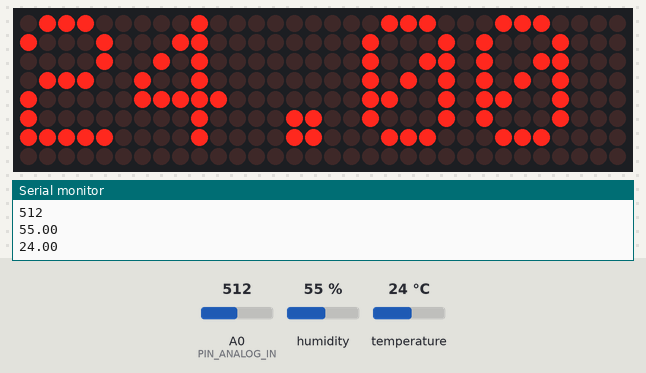
The sketch below on a simulated ESP8266 (NodeMCU). Shown: 32×8 LED matrix, the last lines printed to the serial monitor. The inputs (shaded band) are chosen by the test bench; at power-on: humidity 55 %, A0 (PIN_ANALOG_IN) = 512, temperature 24 °C.

Above: at 6.8 s.
6.9 s: humidity set to 22 %
At 12.5 s:
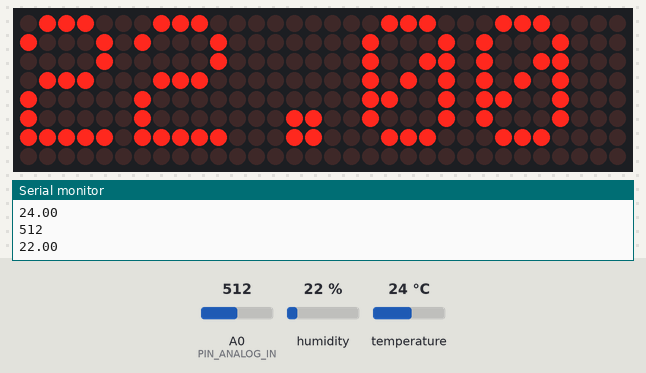
16.5 s: A0 (PIN_ANALOG_IN) set to 716
At 18.5 s:
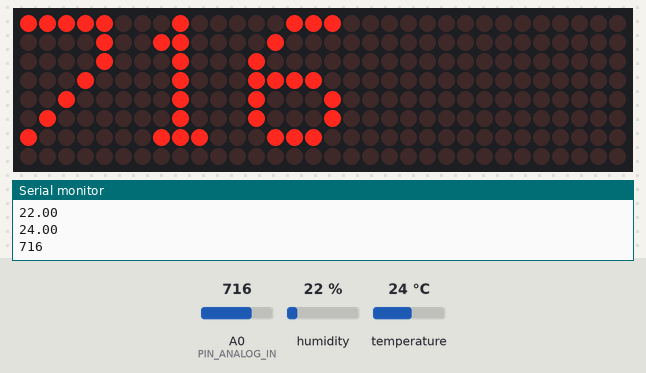
22.8 s: temperature set to 12 °C
At 24.7 s:
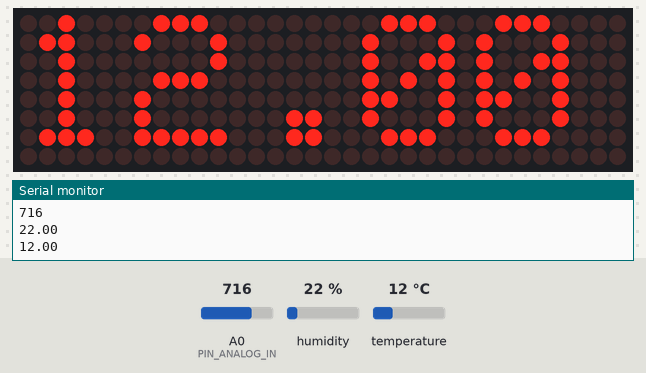
29.1 s: A0 (PIN_ANALOG_IN) set to 900
At 36.6 s:
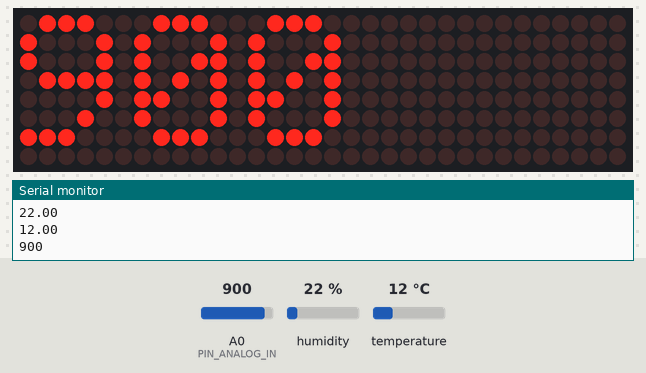
40.5 s: humidity set to 40 %
At 48.8 s:
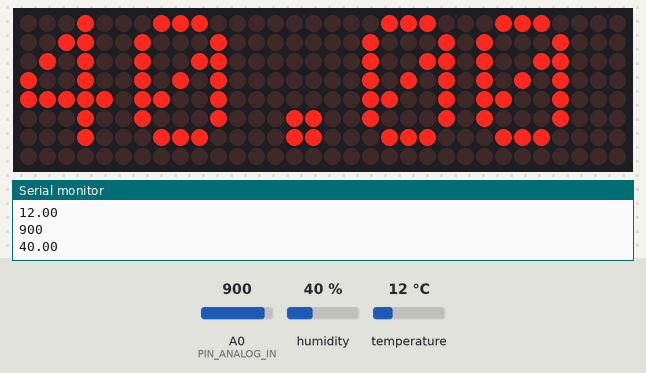
52.5 s: A0 (PIN_ANALOG_IN) set to 1023
At 54.8 s:
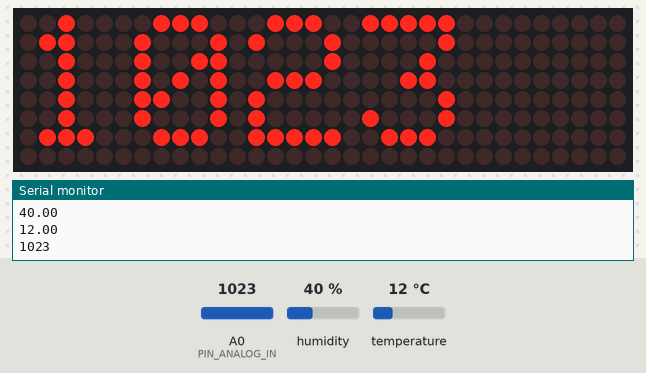
Timing chart, 0 to 56.3 s (numbered marks = the images above; inputs shaded):
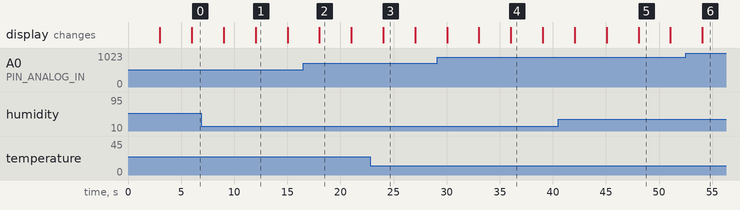

The sketch:

sketch_dbmeter.ino
```cpp
#include <SPI.h>
#include <Adafruit_GFX.h>
#include <Max72xxPanel.h>
#include <MD_MAX72xx.h>
#include <ESP8266WiFi.h>
#include "DHT.h"

int count;
String ChipIdString;
unsigned int maxPeakToPeak = 0;   // peak-to-peak level
unsigned long previousMillis = 0;
int8_t graph[32];
bool scroll = false;
uint8_t i, col, pos = 0;

// replace with your WiFi connection info
#define PIN_ANALOG_IN A0

#define DHTPIN D4

#define DHTTYPE DHT22   // DHT 22  (AM2302), AM2321
DHT dht(DHTPIN, DHTTYPE);

/////////////////////////////////////////////////////////////////////////// Display config
/*
  -->Matrix 4 modul:
  .CLK -> D5 (14)
  .CS  -> D3 (0)
  .DIN-> D7 (13)
  .GND-> GND
  .VCC-> 3.3V

  */
#define  MAX_DEVICES 4

#define  CLK_PIN   D5
#define DATA_PIN  D7
#define CS_PIN    D3

MD_MAX72XX mx = MD_MAX72XX(CS_PIN, MAX_DEVICES);                      // SPI hardware interface

#define spacer  1
unsigned int width =5 + spacer; // Espaces entre caracteres
#define pinCS  0 // Attach CS to this pin, DIN to MOSI and CLK to SCK
#define numberOfHorizontalDisplays   4 //Nombre de matrice de Led (Horizontal)
#define numberOfVerticalDisplays   1 //Nombre de matrice de Led (Vertical)

Max72xxPanel matrix = Max72xxPanel(pinCS, numberOfHorizontalDisplays, numberOfVerticalDisplays);

void setup()
{
  Serial.begin(115200);

  matrix.setIntensity(9); // Use a value between 0 and 15 for brightness
  matrix.setPosition(0, 3, 0); // The first display is at <0, 7>
  matrix.setPosition(1, 2, 0); // The second display is at <1, 0>
  matrix.setPosition(2, 1, 0); // The third display is at <2, 0>
  matrix.setPosition(3, 0, 0); // And the last display is at <3, 0>
  pinMode(A0, INPUT);
  count = 0;
  ChipIdString = String(ESP.getChipId());
  Serial.println(ChipIdString);
}
//////////////////////////////////////////////////////////////////////////////////////////
//                                   print text                           //
//  Description: Affiche une ligne de texte                  //
//////////////////////////////////////////////////////////////////////////////////////////
  void PrintLineNoScroll(String msg)
  {

    int msgLength=msg.length()+1;
    char msgArray[msgLength];
    msg.toCharArray( msgArray, msgLength);

    int maxPixelLine = width * msgLength + matrix.width() - 0 - spacer;


      matrix.fillScreen(LOW);
      //int letter = 0 / width;
      int letter = 5;
      int x = matrix.width()-2;
      int y = (matrix.height() - 8) / 2; // center the text vertically

      while ( x + width - spacer >= 0 && letter >= 0 ) {
        if ( letter < sizeof(msgArray) )
        {
          matrix.drawChar(x, y,  msgArray[letter], HIGH, LOW, 1);
        }
        letter--;
        x -= width;
      }
      //(rotation des afficheurs)
      matrix.setRotation(0, 3);
      matrix.setRotation(1, 3);
      matrix.setRotation(2, 3);
      matrix.setRotation(3, 3);
      matrix.write(); // Send bitmap to display


  }

  //////////////////////////////////////////////////////////////////////////////////////////
//                                    get Noise                                     //
//  Description: Lecture du bruit (microphone) et renvoie la valeurs max obtenue    //
//////////////////////////////////////////////////////////////////////////////////////////
unsigned int getNoise()
{
  const int sampleWindow = 500; // Sample window width in mS (50 mS = 20Hz)
  unsigned int sample;
  unsigned long startMillis = millis(); // Start of sample window
  int signalMax = 0;
  int signalMin = 1023;
  unsigned int peakToPeak=0;

  //Annalyse du gain
  while (millis() - startMillis < sampleWindow)
  {
    sample = analogRead(A0);

//    server.handleClient();                        // checks for incoming messages
//    ArduinoOTA.handle();

    // Serial.println(sample);
    if (sample < 1023 )  // toss out spurious readings
    {
      if (sample > signalMax)
      {
        signalMax = sample;  // save just the max levels
      }
      else if (sample < signalMin)
      {
        signalMin = sample;  // save just the min levels
      }
    }
  }
  peakToPeak = signalMax - signalMin;  // max - min = peak-peak amplitude
//peakToPeak = signalMax - 800;  // max - min = peak-peak amplitude
if (maxPeakToPeak < peakToPeak)
{
  maxPeakToPeak = peakToPeak;
}
maxPeakToPeak -=3;
 if (maxPeakToPeak >=7)
  {
    maxPeakToPeak = 7;
  }

 // Serial.println(String(maxPeakToPeak));
  return  maxPeakToPeak;
}
unsigned int getSimpleNoise()
{
  const int sampleWindow = 1000; // Sample window width in mS (50 mS = 20Hz)
  unsigned int sample;
  unsigned long startMillis = millis(); // Start of sample window
  int signalMax = 0;
  int signalAvg = 0;
  unsigned long count = 0;
  unsigned int peakToPeak=0;


  //Annalyse du gain
  while ((millis() - startMillis < sampleWindow))
  {
    sample = analogRead(PIN_ANALOG_IN);
 //Serial.println(String(sample));
     if (sample > signalMax)
      {
        signalMax = sample;  // save just the max levels
      }
     delayMicroseconds(125);
     count++;
  }

  //Serial.println(String(count));
  return  signalMax;
}
void loop()
{
  int value, i;
  float decibelsValueQuiet = 49.5;
  float decibelsValueModerate = 65;
  float decibelsValueLoud = 70;
  float valueDb;
    //read dht (with value filter)
  float moisture = 0, temperature = 0;

  // Check the envelope input

  value = analogRead(PIN_ANALOG_IN);
  //value =getNoise();

// graph[pos] = (log10((float)maxPeakToPeak/20.0)+1)*7;
 graph[pos] = maxPeakToPeak;

 /**
 Serial.println(((float)maxPeakToPeak/100.0));
  Serial.println(log10((float)maxPeakToPeak/100.0));
     Serial.print("maxPeakToPeak. Value: ");
    Serial.print( graph[pos]);
    Serial.print("  ");
     Serial.print("pos. Value: ");
    Serial.print(pos);
    Serial.print("  ");
     Serial.println("");
    */
 maxPeakToPeak = 0;
/** print vumeter
 matrix.fillScreen(LOW);


  // Draw the graph left to right until 84 columns visible
  // After that shuffle the graph to the left and update the right most column
  if (!scroll) {
    for (i = 0; i <= pos; i++) {

      matrix.drawLine(i, 0, i , graph[i], HIGH); //X1,Y1,X2,Y2
    }
  }
  else {
    for (i = 0; i < 32; i++) {
      col = (i + pos + 1) % 32;

      matrix.drawLine(i, 0, i , graph[col], HIGH); //X1,Y1,X2,Y2
    }
  }
        //(rotation des afficheurs)
      matrix.setRotation(0, 3);
      matrix.setRotation(1, 3);
      matrix.setRotation(2, 3);
      matrix.setRotation(3, 3);
     matrix.write();
  */
  //PrintLineNoScroll(ChipIdString);
  PrintLineNoScroll((String)value);
    Serial.println((String)value);
    delay(3000);
     moisture = dht.readHumidity();
    moisture = (isnan(moisture)) ? 99 : moisture;
      PrintLineNoScroll((String)moisture);
    Serial.println((String)moisture);
delay(3000);
    temperature = dht.readTemperature();
    temperature = (isnan(temperature)) ? 99 : temperature;
      PrintLineNoScroll((String)temperature);
    Serial.println((String)temperature);
 /*   for ( int x = 0; x < matrix.width() - 1; x++ ) {
    matrix.fillScreen(LOW);
    matrix.drawLine(31, 0, 31 , 3, HIGH); //X1,Y1,X2,Y2
    matrix.write(); // Send bitmap to display
    delay(50);
  }*/
  //PrintLineNoScroll("67.12");
    // After the first pass, scroll the graph to the left
  if (pos == 32) {
    pos = 0;
    scroll = true;
  }
  else {
    pos++;
  }
  delay(3000);
}
```

Measured:
- what the display in image 1 shows lasts 3.0 s, from 12.0 s to 15.0 s
